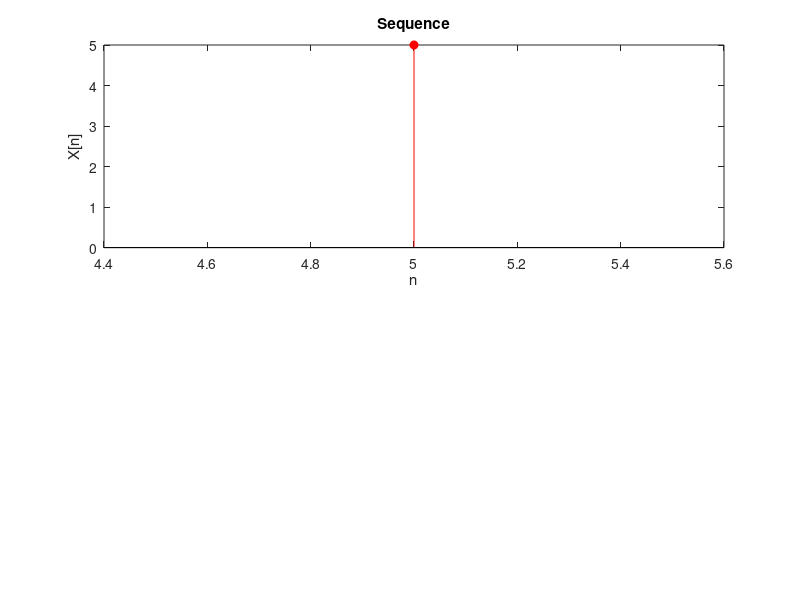

This chart was generated by the following MATLAB code: (Note: this script raises an error after producing the figure.)
clc;
close all;

x = input('Enter the input sequence: ');
spx = input('Enter the starting point of the sequence: ');

len = length(x);
subplot(2,1,1);
stem(spx:spx+len-1,x,'fill','r');
title('Sequence');
xlabel("n");
ylabel("X[n]");

[autocorr,lags] = xcorr(x);
lags;
autocorr;
subplot(2,1,2);
stem(lags,autocorr,'fill','b');
title('Autocorrelation of the Sequence');
xlabel("n");
ylabel("Y[n]");